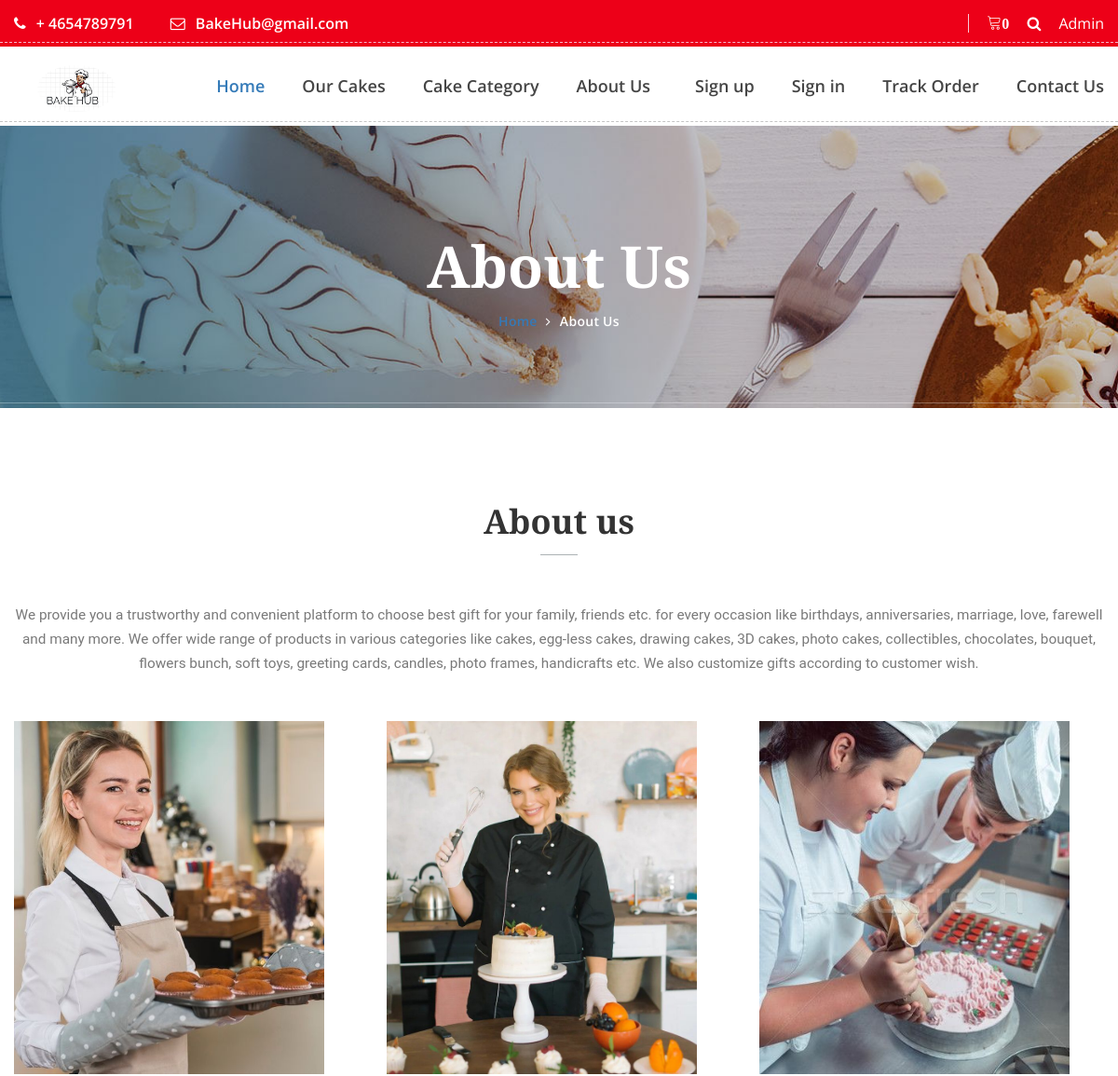
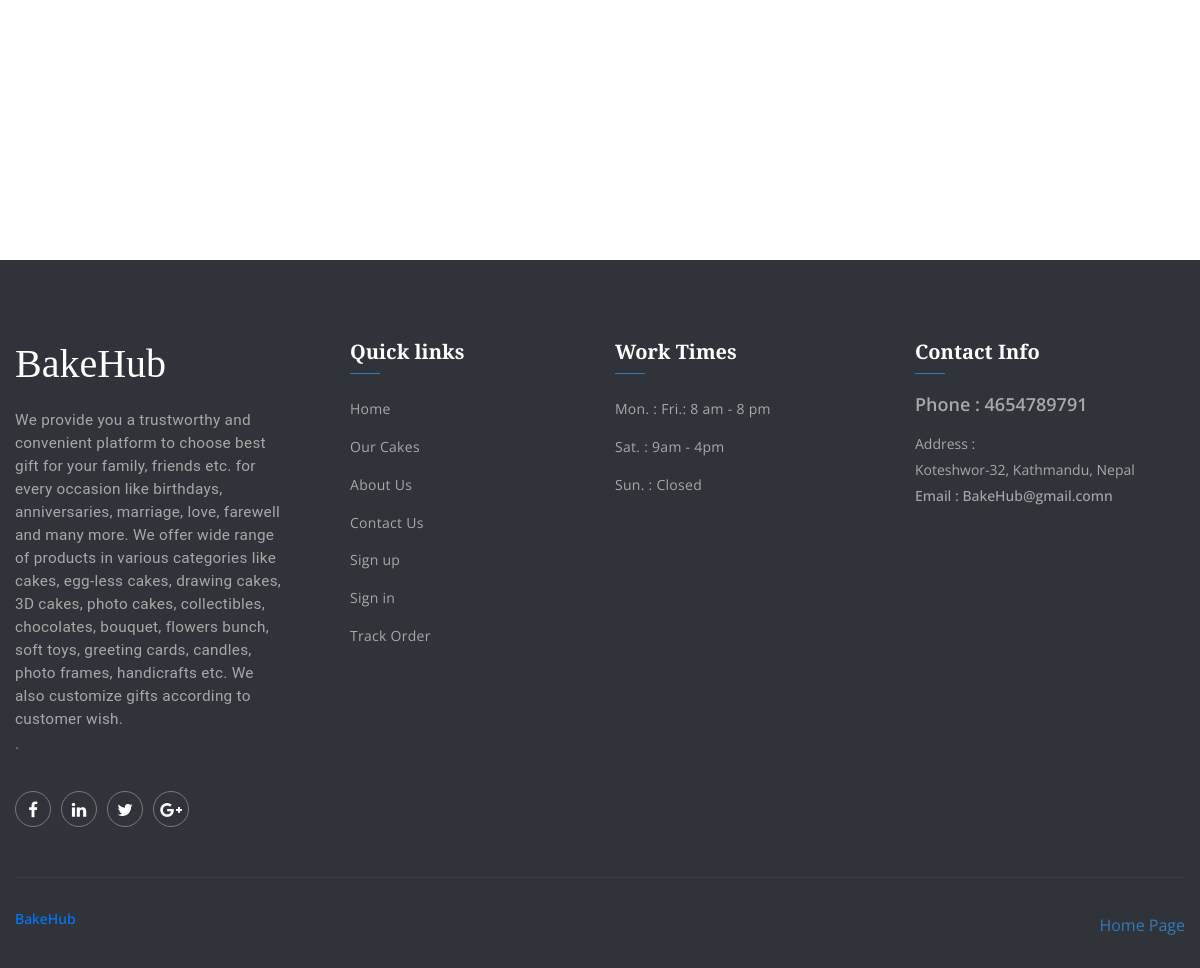
The page /cakebakerysystem/about-us.php on the database its author committed (2 pictures, top to bottom).
### tables this page shows
CREATE TABLE `tblpage` (
  `ID` int(10) NOT NULL,
  `PageType` varchar(200) DEFAULT NULL,
  `PageTitle` varchar(200) DEFAULT NULL,
  `PageDescription` mediumtext DEFAULT NULL,
  `Email` varchar(200) DEFAULT NULL,
  `MobileNumber` bigint(10) DEFAULT NULL,
  `UpdationDate` timestamp NOT NULL DEFAULT current_timestamp() ON UPDATE current_timestamp()
);

### cakebakerysystem/about-us.php (the view, shortened to what this page needs)
<?php
include('includes/dbconnection.php');
?>
<!DOCTYPE html>
<html lang="en">
<head>
        <link href="css/font-awesome.min.css" rel="stylesheet">
        <link href="vendors/linearicons/style.css" rel="stylesheet">
        <link href="vendors/flat-icon/flaticon.css" rel="stylesheet">
        <link href="css/bootstrap.min.css" rel="stylesheet">
        <link href="vendors/revolution/css/settings.css" rel="stylesheet">
        <link href="vendors/revolution/css/layers.css" rel="stylesheet">
        <link href="vendors/revolution/css/navigation.css" rel="stylesheet">
        <link href="vendors/animate-css/animate.css" rel="stylesheet">
        <link href="vendors/owl-carousel/owl.carousel.min.css" rel="stylesheet">
        <link href="vendors/magnifc-popup/magnific-popup.css" rel="stylesheet">
        <link href="css/newstyle.css" rel="stylesheet">
        <link href="css/responsive.css" rel="stylesheet">
    </head>
    <body>
		<?php include_once('includes/header.php');?>
        <section class="banner_area">
        	<div class="container">
        		<div class="banner_text">
        			<h3>About Us</h3>
        			<ul>
        				<li><a href="index.php">Home</a></li>
        				<li><a href="about-us.php">About Us</a></li>
        			</ul>
        		</div>
        	</div>
        </section>
        <section class="our_bakery_area p_100">
        	<div class="container">
        		<?php
$ret=mysqli_query($con,"select * from tblpage where PageType='aboutus' ");
while ($row=mysqli_fetch_array($ret)) {
?>
        		<div class="our_bakery_text">
        			<h2><?php  echo $row['PageTitle'];?></h2>
								<p><?php  echo $row['PageDescription'];?></p>
        		</div><?php } ?>
        		<div class="row our_bakery_image">
        			<div class="col-md-4 col-6">
        				<img class="img-fluid" src="img/our-bakery/bakery-1.jpeg" alt="">
        			</div>
        			<div class="col-md-4 col-6">
        				<img class="img-fluid" src="img/our-bakery/bakery-2.jpeg" alt="">
        			</div>
        			<div class="col-md-4 col-6">
        				<img class="img-fluid" src="img/our-bakery/bakery-3.jpeg" alt="">
        			</div>
        		</div>
        	</div>
        </section>
   <?php include_once('includes/footer.php');?>
    </body>
</html>

### cakebakerysystem/includes/header.php (shortened to what this page needs)
<header class="main_header_area">
            <div class="top_header_area row m0">
                <div class="container">
                    <div class="float-left">
                        <?php
$ret=mysqli_query($con,"select * from tblpage where PageType='contactus' ");
while ($row=mysqli_fetch_array($ret)) {
?>
                        <a href="tel:+18004567890"><i class="fa fa-phone" aria-hidden="true"></i> + <?php  echo $row['MobileNumber'];?></a>
                        <a href="mailto:bakehub@gmail.com"><i class="fa fa-envelope-o" aria-hidden="true"></i> <?php  echo $row['Email'];?></a>
                    </div><?php } ?>
                    <div class="float-right">
                        <ul class="h_search list_style">
                            <?php
                            $userid= $_SESSION['fosuid'];
$ret1=mysqli_query($con,"select * from tblorders where IsOrderPlaced is null && UserId='$userid'");
$num=mysqli_num_rows($ret1);
?>
                            <li><a href="cart.php"><i class="lnr lnr-cart"><strong><?php echo $num;?></strong></i></a></li>
                            <li><a href="search-cake.php"><i class="fa fa-search"></i></a></li>
                            <li style="color: white;"><a href="admin/index.php">Admin</a></li>
                        </ul>
                    </div>
                </div>
            </div>
            <div class="main_menu_area">
                <div class="container">
                    <nav class="navbar navbar-expand-lg navbar-light bg-light">
                        <div class="collapse navbar-collapse" id="navbarSupportedContent" style="justify-content: end;">
                            <ul class="navbar-nav mr-5" >
                            <a class="navbar-brand" href="index.php">
                        <img src="img/logo.jpg" alt="" style="    height: 50px;
    width: auto; ">
                        </a>
                                <li class="dropdown submenu active">
                                    <a class="dropdown-toggle"  href="index.php" role="button" aria-haspopup="true" aria-expanded="false">Home</a>
                                </li>
                                <li><a href="cake.php">Our Cakes</a></li>
                                <li class="dropdown submenu">
                                    <a class="dropdown-toggle" data-toggle="dropdown" href="#" role="button" aria-haspopup="true" aria-expanded="false">Cake Category</a>
                                </li>
                                 <li><a href="about-us.php">About Us</a></li>
                            </ul>
                            <ul class="navbar-nav justify-content-end">
                               <?php if (strlen($_SESSION['fosuid']==0)) {?>
                                <li><a href="registration.php">Sign up</a></li>
                                <li><a href="login.php">Sign in</a></li>
                                <li><a href="track-order.php">Track Order</a></li><?php } ?>
                                <li><a href="contact.php">Contact Us</a></li>
                            </ul>
                        </div>
                    </nav>
                </div>
            </div>
        </header>

### cakebakerysystem/includes/footer.php (shortened to what this page needs)
<?php
include('includes/dbconnection.php');
  ?>
        <footer class="footer_area">
            <div class="footer_widgets">
                <div class="container">
                    <div class="row footer_wd_inner">
                        <div class="col-lg-3 col-6">
                            <aside class="f_widget f_about_widget">
                                <h1>BakeHub</h1>
<?php
$ret=mysqli_query($con,"select * from tblpage where PageType='aboutus' ");
while ($row=mysqli_fetch_array($ret)) {
?>
                                <p><?php  echo $row['PageDescription'];?>.</p><?php } ?>
                                <ul class="nav">
                                    <li><a href="#"><i class="fa fa-facebook"></i></a></li>
                                    <li><a href="#"><i class="fa fa-linkedin"></i></a></li>
                                    <li><a href="#"><i class="fa fa-twitter"></i></a></li>
                                    <li><a href="#"><i class="fa fa-google-plus"></i></a></li>
                                </ul>
                            </aside>
                        </div>
                        <div class="col-lg-3 col-6">
                            <aside class="f_widget f_link_widget">
                                <div class="f_title">
                                    <h3>Quick links</h3>
                                </div>
                                <ul class="list_style">
                                    <li><a href="index.php">Home</a></li>
                                    <li><a href="cake.php">Our Cakes</a></li>
                                    <li><a href="about-us.php">About Us</a></li>
                                    <li><a href="contact.php">Contact Us</a></li>
                                    <?php if (strlen($_SESSION['fosuid']==0)) {?>
                                <li><a href="registration.php">Sign up</a></li>
                                <li><a href="login.php">Sign in</a></li>
                                <li><a href="cart.html">Track Order</a></li><?php } ?>
                                </ul>
                            </aside>
                        </div>
                        <div class="col-lg-3 col-6">
                            <aside class="f_widget f_link_widget">
                                <div class="f_title">
                                    <h3>Work Times</h3>
                                </div>
                                <ul class="list_style">
                                    <li><a href="#">Mon. :  Fri.: 8 am - 8 pm</a></li>
                                    <li><a href="#">Sat. : 9am - 4pm</a></li>
                                    <li><a href="#">Sun. : Closed</a></li>
                                </ul>
                            </aside>
                        </div>
                        <div class="col-lg-3 col-6">
                            <aside class="f_widget f_contact_widget">
                                <div class="f_title">
                                    <h3>Contact Info</h3>
                                </div>
                                <?php
$ret=mysqli_query($con,"select * from tblpage where PageType='contactus' ");
while ($row=mysqli_fetch_array($ret)) {
?>
                                <h4>Phone : <?php  echo $row['MobileNumber'];?></h4>
                                <p>Address : <br /><?php  echo $row['PageDescription'];?></p>
                                <h5>Email : <?php  echo $row['Email'];?>n</h5><?php } ?>
                            </aside>
                        </div>
                    </div>
                </div>
            </div>
            <div class="footer_copyright">
                <div class="container">
                    <div class="copyright_inner">
                        <div class="float-left">
                            <h5><a target="_blank" href="index.php">BakeHub</a></h5>
                        </div>
                        <div class="float-right">
                            <a href="index.php">Home Page</a>
                        </div>
                    </div>
                </div>
            </div>
        </footer>

### cakebakerysystem/about-us.php (style rules this page uses)
.our_bakery_area { padding: 100px 0; }
.our_bakery_text { text-align: center; margin-bottom: 50px; }
.our_bakery_text h2 { font-size: 36px; font-weight: bold; color: #333; }
.our_bakery_text p { font-size: 16px; line-height: 26px; color: #777; }
.our_bakery_image { margin-top: 50px; }
.our_bakery_image img { width: 40%; height: 40%; margin-bottom: 30px; cursor: pointer; transition: transform 0.3s ease; min-width: 90%; min-height: 70%; object-fit: cover; }

### rows shown on the page
tblpage: MobileNumber "4654789791", Email "BakeHub@gmail.com", PageDescription "Koteshwor-32, Kathmandu, Nepal"
tblpage: PageTitle "About us", PageDescription "We provide you a trustworthy and convenient platform to choose best gift for your family, friends etc. for every occasion like birthdays, anniversaries, marriage, love, farewell and many more. We offer wide range of products in various categories like cakes, egg-less cakes, drawing cakes, 3D cakes, photo cakes, collectibles, chocolates, bouquet, flowers bunch, soft toys, greeting cards, candles, photo frames, handicrafts etc. We also customize gifts according to customer wish."

### other values the page prints
$num "0"
